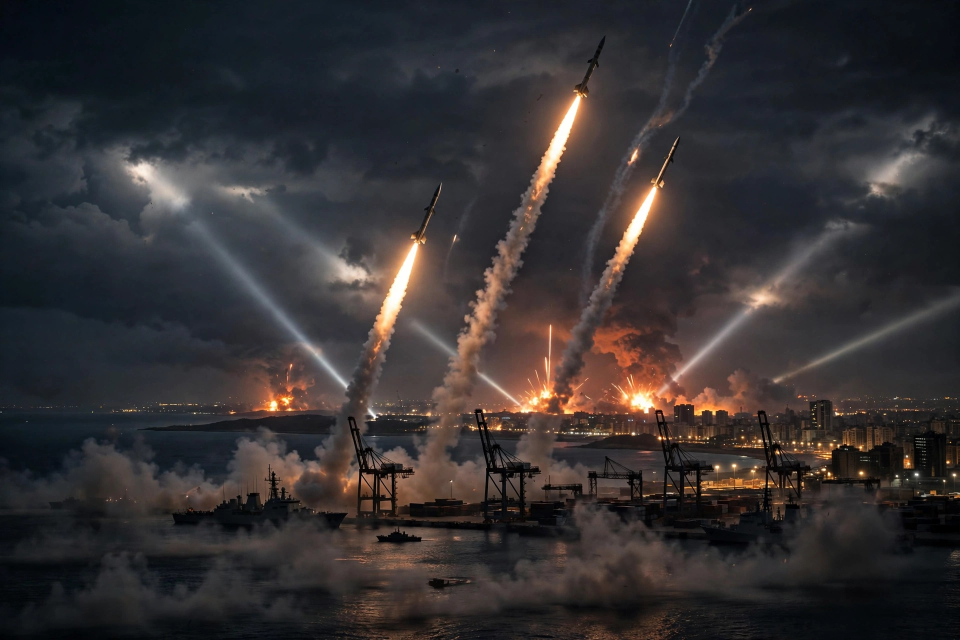
#> input picture hero.png, 1920 x 1280 px (shown at 1/2 size)
$ python draw.py
#> lines starting #> are read from the running program, lines starting #| are printed output that depends on the picture
#!/usr/bin/env python3
"""news-image-20261122: paint the 22 November 2026 front page.

Renders "THE WORLD TODAY" as a 1024x1024 newspaper front page from the
AI-made hero illustration (hero.png) and the day's verified stories, and
writes entry.png next to this file. Pure Pillow, no network, deterministic:
same inputs give the same bytes every run.
"""

import os
from PIL import Image, ImageDraw, ImageFont

HERE = os.path.dirname(os.path.abspath(__file__))
SIZE = 1024
PAPER = (246, 241, 225)
INK = (26, 24, 20)
FAINT = (96, 90, 78)
RED = (155, 28, 28)
BAND = (30, 28, 26)
RULE = (150, 142, 124)

SERIF = "/usr/share/fonts/truetype/liberation/LiberationSerif-Regular.ttf"
SERIF_BOLD = "/usr/share/fonts/truetype/liberation/LiberationSerif-Bold.ttf"
SERIF_ITALIC = "/usr/share/fonts/truetype/liberation/LiberationSerif-Italic.ttf"
SANS = "/usr/share/fonts/truetype/liberation/LiberationSans-Regular.ttf"
SANS_BOLD = "/usr/share/fonts/truetype/liberation/LiberationSans-Bold.ttf"


def font(path, size):
    return ImageFont.truetype(path, size)


def wrap(draw, text, fnt, width):
    """Greedy word wrap; returns a list of lines that fit in width px."""
    lines = []
    for chunk in text.split("\n"):
        words = chunk.split()
        line = ""
        for word in words:
            trial = (line + " " + word).strip()
            if draw.textlength(trial, font=fnt) <= width:
                line = trial
            else:
                if line:
                    lines.append(line)
                line = word
        if line:
            lines.append(line)
    return lines


def text_block(draw, x, y, text, fnt, width, leading, color=INK):
    """Draw wrapped text; returns the y just below the last line."""
    for line in wrap(draw, text, fnt, width):
        draw.text((x, y), line, font=fnt, fill=color)
        y += leading
    return y


def centered(draw, y, text, fnt, color=INK):
    w = draw.textlength(text, font=fnt)
    draw.text(((SIZE - w) / 2, y), text, font=fnt, fill=color)
    return y + fnt.size


def rule(draw, y, x0=30, x1=994, color=RULE, width=1):
    draw.line([(x0, y), (x1, y)], fill=color, width=width)


# ---------------------------------------------------------------- stories

LEAD_HEADLINE = "GULF IN FLAMES AGAIN"
LEAD_DECK = ("Tehran claims two US bases hit; Washington says the barrage was "
             "intercepted -- the fourth attack on Bahrain in nine days.")
LEAD_COL_A = ("Iran's Revolutionary Guards struck two US military sites in "
              "Bahrain on Saturday night, Sheikh Isa Air Base and the US "
              "Navy Fifth Fleet headquarters at Juffair, in the fourth "
              "Iranian attack on the island kingdom in nine days.")
LEAD_COL_B = ("Bahrain sounded air-raid sirens and told residents to take "
              "shelter; a civilian industrial facility was hit and set on "
              "fire. US Central Command said defences intercepted the "
              "incoming weapons and reported no US damage or casualties. "
              "Tehran called the barrage retaliation for US strikes.")

SECONDARY = [
    ("BALTIC SEA",
     "Drones set Russian cargo ship ablaze",
     "The sanctioned Sparta II, bound for Kaliningrad, drifted burning "
     "into Finnish waters; its 16 crew took to lifeboats."),
    ("UKRAINE",
     "Missiles kill boy, 7, and paramedic",
     "A Russian 'triple-tap' strike on Kryvyi Rih, Zelenskyy's hometown, "
     "wounded 60 and hit rescuers as they worked."),
    ("CLIMATE",
     "COP31: 'a good deal or no deal'",
     "Talks in Antalya spill into overtime with fossil fuels stripped "
     "from the draft and a $120bn finance target dropped."),
]

NUMBERS = [
    ("4", "Iranian attacks on Bahrain in nine days"),
    ("6.9", "magnitude of Peru's Andes quake"),
    ("723", "seats contested in Hong Kong's vote"),
    ("98.5%", "of tariffs the EU-Indonesia deal scraps"),
]

# Six sections x 3 self-contained headlines each.
SECTIONS = [
    ("MIDDLE EAST", [
        "Trump seeks a permanent nuclear accord with Iran",
        "Two tankers hit by mystery blasts off Oman",
        "Blast at Basra power plant kills four, wounds 30",
    ]),
    ("EUROPE", [
        "Estonia to close its border with Russia",
        "Berlin rallies the Coalition of the Willing",
        "Denmark: Russia plotted to kill a US-Ukrainian",
    ]),
    ("AMERICAS", [
        "Mexico seizes 'El Chapo Isidro' in bloody raid",
        "Bolsonaro taken to intensive care in Brasilia",
        "Pentagon redraws US-Canada defence ties",
    ]),
    ("ASIA & PACIFIC", [
        "Hong Kong votes for its Election Committee",
        "Trump, Xi and Putin meet in Shenzhen",
        "Modi opens the Nitish Setu bridge in Bihar",
    ]),
    ("WORLD", [
        "Peru shaken by magnitude 6.9 quake",
        "UN peacekeepers hand south Lebanon to army",
        "FBI probes hack of its criminal database",
    ]),
    ("SPORT & CULTURE", [
        "Arsenal six points clear after Newcastle draw",
        "Ireland stun world champions South Africa",
        "'Spitting Image' co-creator Peter Fluck dies at 85",
    ]),
]

ALSO_TODAY = ("Crude oil -3%  |  EU budget $224bn below draft  |  S. Korea: $75,000 "
              "exam-cheating bounty  |  France protests, week 6  |  M6.8 quake off Timor-Leste")


# ---------------------------------------------------------------- painting

def hero_crop():
    """Centre-crop the hero to a wide banner, keeping missiles and skyline."""
    img = Image.open(os.path.join(HERE, "hero.png")).convert("RGB")
    img = img.resize((964, 642), Image.LANCZOS)
    return img.crop((0, 176, 964, 398))


def main():
    page = Image.new("RGB", (SIZE, SIZE), PAPER)
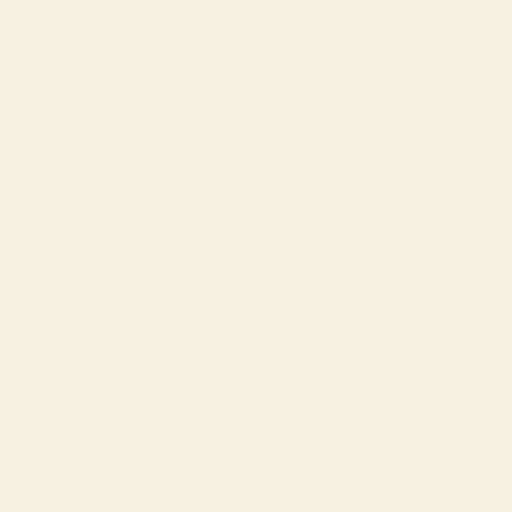
#> page: PIL image 1024x1024 RGB (shown at 1/2 size); mean R, G, B 246, 241, 225
    d = ImageDraw.Draw(page)

    # double outer border
    d.rectangle([8, 8, SIZE - 9, SIZE - 9], outline=INK, width=2)
    d.rectangle([15, 15, SIZE - 16, SIZE - 16], outline=RULE, width=1)

    # ---- masthead
    centered(d, 26, "THE WORLD TODAY", font(SERIF_BOLD, 60))
    y = 94
    left = "SUNDAY, 22 NOVEMBER 2026"
    right = "ONE IMAGE  -  THE WHOLE DAY"
    f_small = font(SANS_BOLD, 13)
    d.text((30, y), left, font=f_small, fill=INK)
    rw = d.textlength(right, font=f_small)
#> rw = 201
    d.text((994 - rw, y), right, font=f_small, fill=INK)
    mid = "27 STORIES  -  6 SECTIONS"
    mw = d.textlength(mid, font=f_small)
#> mw = 171
    d.text(((SIZE - mw) / 2, y), mid, font=f_small, fill=FAINT)
    rule(d, 116, width=2)

    # ---- lead headline + deck
    centered(d, 124, LEAD_HEADLINE, font(SERIF_BOLD, 44), color=RED)
    centered(d, 168, LEAD_DECK, font(SERIF_ITALIC, 16))

    # ---- hero banner
    banner = hero_crop()
#> in hero_crop, img is the input picture: PIL image 1920x1280 RGB; mean R, G, B 53, 49.1, 50.2
#> in hero_crop, `img = img.resize((964, 642), Image.LANCZOS)`:
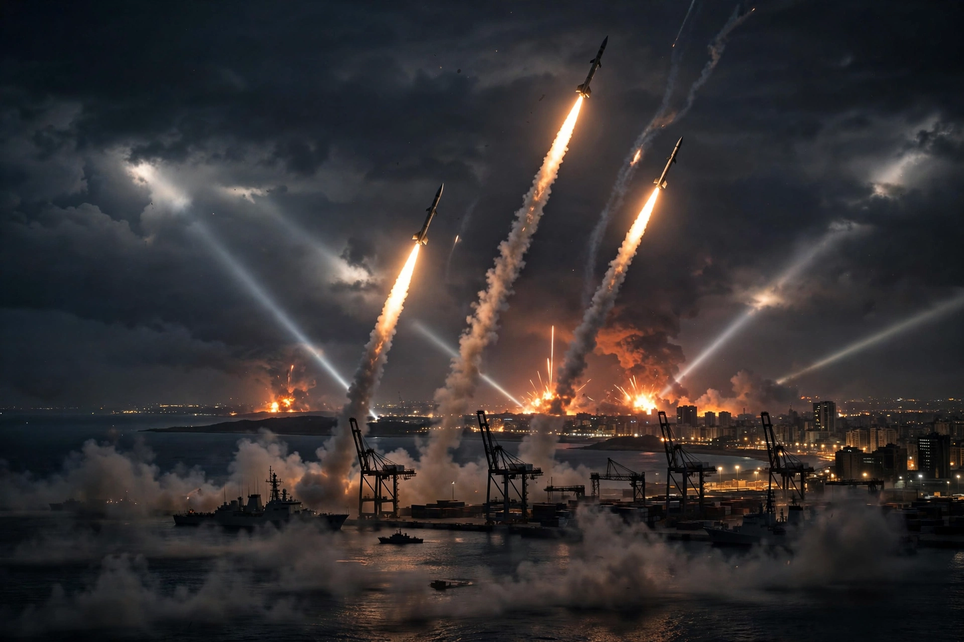
#> img: PIL image 964x642 RGB; mean R, G, B 53, 49.1, 50.2
#> in hero_crop, `return img.crop((0, 176, 964, 398))`:
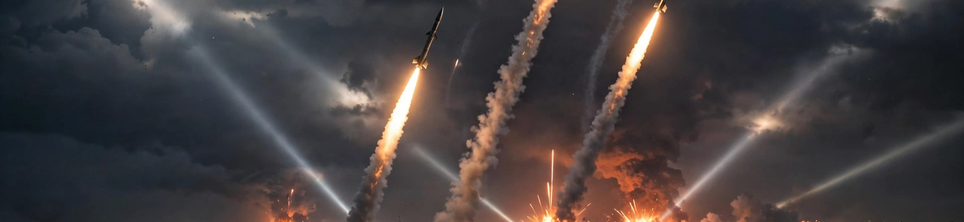
#> returned value: PIL image 964x222 RGB; mean R, G, B 69.7, 63.1, 63.9
    page.paste(banner, (30, 192))
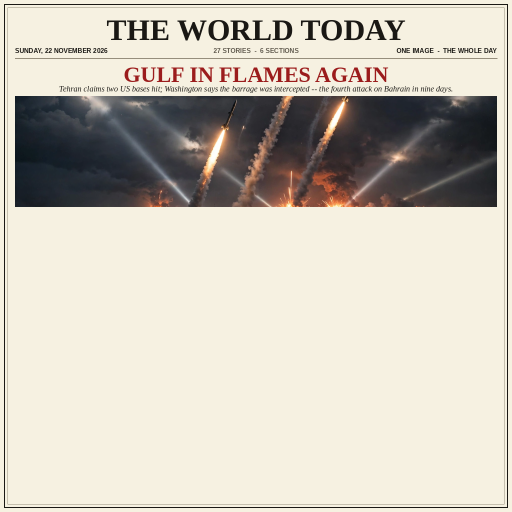
#> page: PIL image 1024x1024 RGB (shown at 1/2 size); mean R, G, B 204.5, 198.6, 186.4
    d.rectangle([30, 192, 993, 413], outline=INK, width=2)
    d.text((30, 418), "Interceptors climb over a Gulf port as air-raid sirens sound in Bahrain. "
                      "Illustration: AI-generated.", font=font(SERIF_ITALIC, 11), fill=FAINT)

    # ---- lead text, two columns
    f_lead = font(SERIF, 13)
    col_w = 472
    end_a = text_block(d, 30, 438, LEAD_COL_A, f_lead, col_w, 18)
#> end_a = 492
    end_b = text_block(d, 522, 438, LEAD_COL_B, f_lead, col_w, 18)
#> end_b = 510
    rule(d, 552)

    # ---- three secondary stories
    sec_y = 560
    col_w = 306
    for i, (kicker, head, deck) in enumerate(SECONDARY):
        x = 30 + i * 322
        d.text((x, sec_y), kicker, font=font(SANS_BOLD, 11), fill=RED)
        y2 = text_block(d, x, sec_y + 16, head, font(SERIF_BOLD, 15), col_w, 18)
        text_block(d, x, y2 + 2, deck, font(SERIF, 12), col_w, 15, color=FAINT)
    rule(d, 648)

    # ---- by the numbers band
    d.rectangle([30, 654, 993, 702], fill=BAND)
    band_w = 964 / len(NUMBERS)
    for i, (num, label) in enumerate(NUMBERS):
        cx = 30 + band_w * i + band_w / 2
        f_num = font(SERIF_BOLD, 20)
        nw = d.textlength(num, font=f_num)
        d.text((cx - nw / 2, 657), num, font=f_num, fill=(250, 246, 236))
        f_lab = font(SANS, 10)
        lw = d.textlength(label, font=f_lab)
        d.text((cx - lw / 2, 685), label, font=f_lab, fill=(196, 190, 174))
#> this loop made 4 passes
#> (nw, lw) on passes 1 to 4: (10, 172.4), (25, 149.3), (30, 162), (55, 169.4)

    # ---- six sections, 3 columns x 2 rows
    grid_y = 710
    cell_w = 306
    cell_h = 126
    for idx, (title, items) in enumerate(SECTIONS):
        col = idx % 3
        row = idx // 3
        x = 30 + col * 322
        y = grid_y + row * (cell_h + 6)
        d.text((x, y), title, font=font(SANS_BOLD, 12), fill=RED)
        rule(d, y + 16, x0=x, x1=x + cell_w, color=INK, width=1)
        iy = y + 22
        for head in items:
            lines = wrap(d, head, font(SERIF_BOLD, 12), cell_w)
            assert len(lines) <= 2, f"headline too long: {head}"
            iy = text_block(d, x, iy, head, font(SERIF_BOLD, 12), cell_w, 14)
            iy += 5
        assert iy <= y + cell_h + 2, f"section {title} overflow: {iy} > {y + cell_h}"

    # ---- also today
    rule(d, 974, width=2)
    d.text((30, 980), "ALSO TODAY:  " + ALSO_TODAY, font=font(SANS_BOLD, 11), fill=INK)

    out = os.path.join(HERE, "entry.png")
    page.save(out, "PNG", optimize=True)
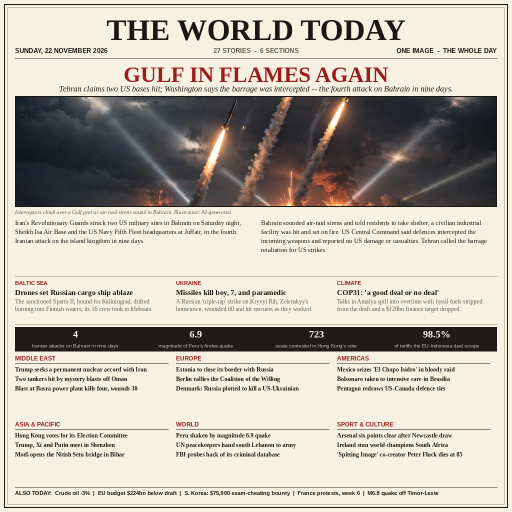
#> saved as entry.png: PIL image 1024x1024 RGB (shown at 1/2 size); mean R, G, B 188.6, 182.7, 171.3
    print(f"wrote {out} {os.path.getsize(out)} bytes")


if __name__ == "__main__":
    main()
